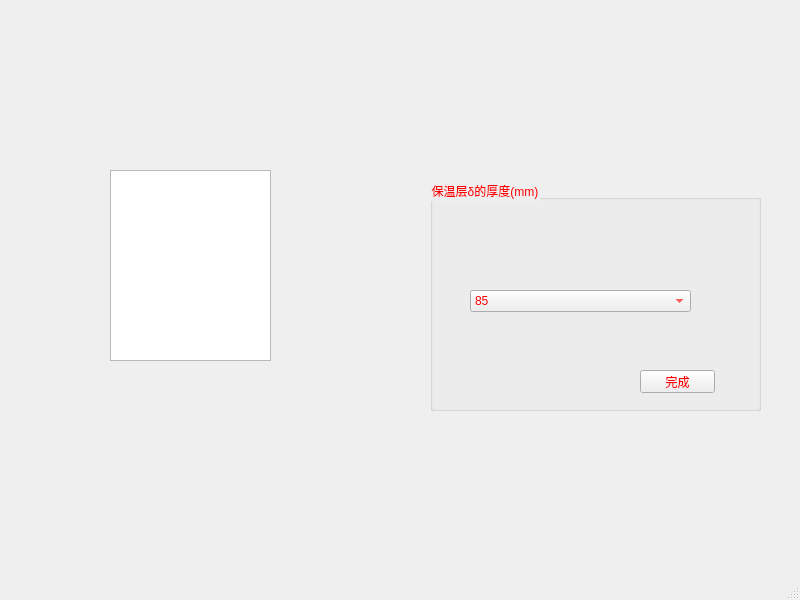
<?xml version="1.0" encoding="UTF-8"?>
<ui version="4.0">
 <class>MainWindow</class>
 <widget class="QMainWindow" name="MainWindow">
  <property name="geometry">
   <rect>
    <x>0</x>
    <y>0</y>
    <width>800</width>
    <height>600</height>
   </rect>
  </property>
  <property name="windowTitle">
   <string>MainWindow</string>
  </property>
  <widget class="QWidget" name="centralwidget">
   <widget class="QGraphicsView" name="graphicsView">
    <property name="geometry">
     <rect>
      <x>110</x>
      <y>170</y>
      <width>161</width>
      <height>191</height>
     </rect>
    </property>
    <property name="styleSheet">
     <string notr="true">border-image: url(:/wuding1/7.png);</string>
    </property>
   </widget>
   <widget class="QGroupBox" name="groupBox">
    <property name="geometry">
     <rect>
      <x>430</x>
      <y>180</y>
      <width>331</width>
      <height>231</height>
     </rect>
    </property>
    <property name="styleSheet">
     <string notr="true">color: rgb(255, 0, 0);
font: 8pt &quot;楷体&quot;;</string>
    </property>
    <property name="title">
     <string>保温层δ的厚度(mm)</string>
    </property>
    <widget class="QComboBox" name="comboBox">
     <property name="geometry">
      <rect>
       <x>40</x>
       <y>110</y>
       <width>221</width>
       <height>22</height>
      </rect>
     </property>
     <item>
      <property name="text">
       <string>85</string>
      </property>
     </item>
     <item>
      <property name="text">
       <string>60</string>
      </property>
     </item>
     <item>
      <property name="text">
       <string>50</string>
      </property>
     </item>
     <item>
      <property name="text">
       <string>40</string>
      </property>
     </item>
     <item>
      <property name="text">
       <string>30</string>
      </property>
     </item>
     <item>
      <property name="text">
       <string>25</string>
      </property>
     </item>
    </widget>
    <widget class="QPushButton" name="fff">
     <property name="geometry">
      <rect>
       <x>210</x>
       <y>190</y>
       <width>75</width>
       <height>23</height>
      </rect>
     </property>
     <property name="text">
      <string>完成</string>
     </property>
    </widget>
   </widget>
  </widget>
  <widget class="QMenuBar" name="menubar">
   <property name="geometry">
    <rect>
     <x>0</x>
     <y>0</y>
     <width>800</width>
     <height>22</height>
    </rect>
   </property>
  </widget>
  <widget class="QStatusBar" name="statusbar"/>
 </widget>
 <resources>
  <include location="../pic/wuding.qrc"/>
 </resources>
 <connections/>
</ui>
